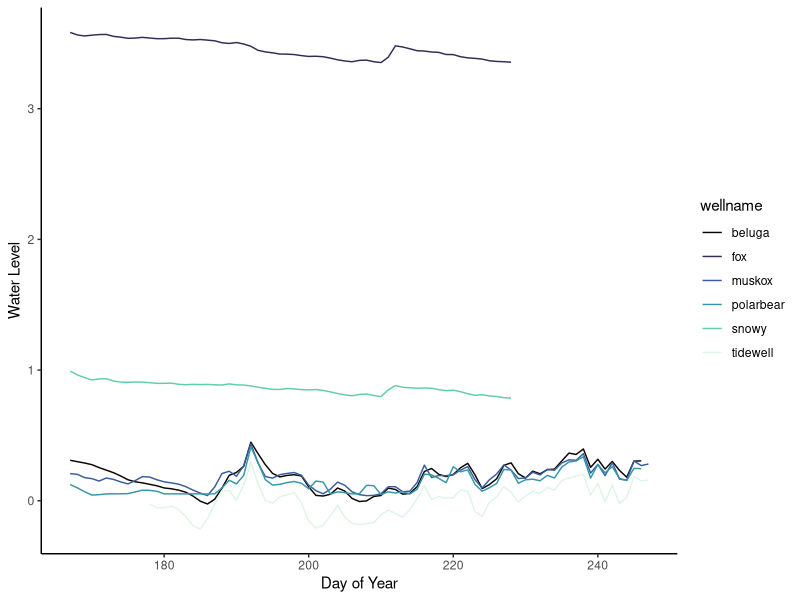
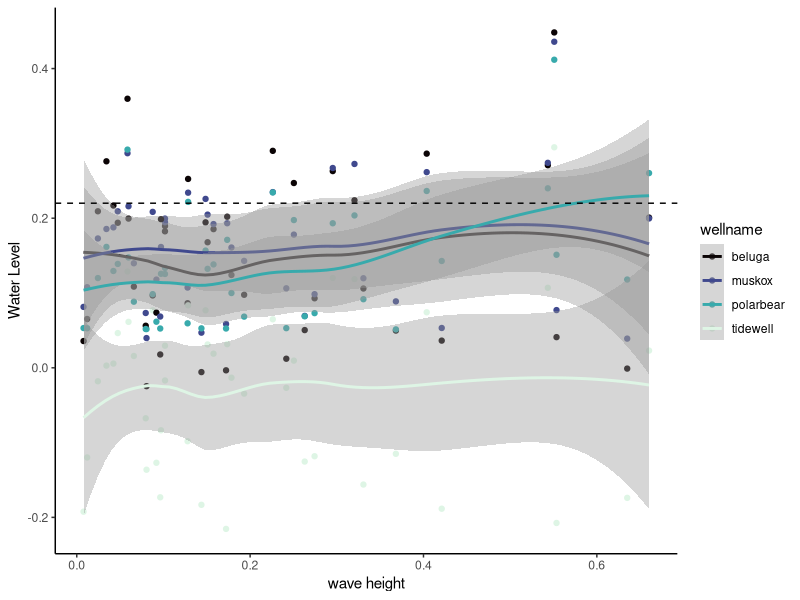

The R script that drew these images, in order:
library(tidyverse)
library(data.table)
library(lubridate)
library(lme4)
library(lmerTest)

floody_times <- fread(file.path("data","flood","WELL_database2025.csv"))

# Create a list of all of the variables in flood_times
names(floody_times)

# Turn variable datetime into the variables year, month, day, hour
floody_times <- floody_times %>%
  mutate(datetime = as.POSIXct(datetime, format="%Y-%m-%d %H:%M:%S", tz="UTC")) %>%
  mutate(Year = lubridate::year(datetime),
         Month = lubridate::month(datetime),
         Day = lubridate::day(datetime),
         Hour = lubridate::hour(datetime),
         DOY = lubridate::yday(datetime))

# Reshape floody_times to long format turning tidywell, polarbear, beluga, muskox, fox, snowy into a single variable wellname with corresponding waterlevel values
floody_times_long <- floody_times %>%
  pivot_longer(
    cols = starts_with(c("wl", "height", "temp", "cond", "level")),
    names_to = c(".value", "wellname"), 
    names_sep = "_")

# Create a summary of floody_times_long of the mean wl, height, temp, cond and level per DOY
floody_times_summary <- floody_times_long %>%
  group_by(DOY, wellname) %>%
  summarize(mean_wl = mean(wl), na.rm = TRUE,
            mean_height = mean(height), na.rm = TRUE,
            mean_temp = mean(temp), na.rm = TRUE,
            mean_cond = mean(cond), na.rm = TRUE,
            mean_level = mean(level), na.rm = TRUE,
            mean_astrotide = mean(astrotide), na.rm = TRUE,
            mean_surge = mean(surge), na.rm = TRUE,
            mean_wind_direction = mean(wind_direction), na.rm = TRUE,
            mean_wind_speed = mean(wind_speed), na.rm = TRUE,
            mean_gust_speed = mean(gust_speed), na.rm = TRUE,
            mean_solar_radiation = mean(solar_radiation), na.rm = TRUE,
            mean_precipitation = mean(precipitation), na.rm = TRUE,
            mean_air_temp = mean(air_temp), na.rm = TRUE,
            mean_air_pressure = mean(air_pressure), na.rm = TRUE,
            mean_significant_wave_height_s = mean(significant_wave_height_s), na.rm = TRUE,
            mean_significant_wave_period_s = mean(significant_wave_period_s), na.rm = TRUE,
            mean_maximum_wave_height_s = mean(maximum_wave_height_s), na.rm = TRUE,
            mean_maximum_wave_period_s = mean(maximum_wave_period_s), na.rm = TRUE,
            mean_average_wave_height_s = mean(average_wave_height_s), na.rm = TRUE,
            mean_average_wave_period_s = mean(average_wave_period_s), na.rm = TRUE,
            mean_wave_energy_s = mean(wave_energy_s), na.rm = TRUE,
            mean_significant_wave_height_n = mean(significant_wave_height_n), na.rm = TRUE,
            mean_significant_wave_period_w = mean(significant_wave_period_w), na.rm = TRUE,
            mean_maximum_wave_height_w = mean(maximum_wave_height_w), na.rm = TRUE,
            mean_maximum_wave_period_w = mean(maximum_wave_period_w), na.rm = TRUE,
            mean_average_wave_height_w = mean(average_wave_height_w), na.rm = TRUE,
            mean_average_wave_period_w = mean(average_wave_period_w), na.rm = TRUE,
            mean_wave_energy_w = mean(wave_energy_w), na.rm = TRUE)

# Question: How does water level vary over time among the wells?

# Create a figure of the trend in water level for all wells
ggplot(data = floody_times_summary, aes(x = DOY, y = mean_wl, color = wellname ))+
  geom_line()+
  theme_classic()+
  labs(x = "Day of Year", y = "Water Level")+
  scale_color_viridis_d(option = "mako")

# Create a figure of the trend in water level for the wells beluga, polarbear, muskox and tidewell only
floody_times_filtered <- floody_times_summary %>%
  filter(wellname %in% c("beluga", "polarbear", "muskox", "tidewell"))

ggplot(data = floody_times_filtered, aes(x = mean_maximum_wave_height_w, y = mean_wl, color = wellname ))+
  geom_point()+
  geom_smooth()+
  theme_classic()+
  labs(x = "wave height", y = "Water Level")+
  # add dashed line at y = 0.22
  geom_hline(yintercept = 0.22, linetype = "dashed")+
  scale_color_viridis_d(option = "mako")

# Run a statistical model to test the effect of mean_maximum_wave_height_w on mean_wl, with wellname as a random effect
model_flood_1 <- lmer(mean_wl ~ mean_maximum_wave_height_w + (1|wellname),
                      data = floody_times_filtered)
summary(model_flood_1)
